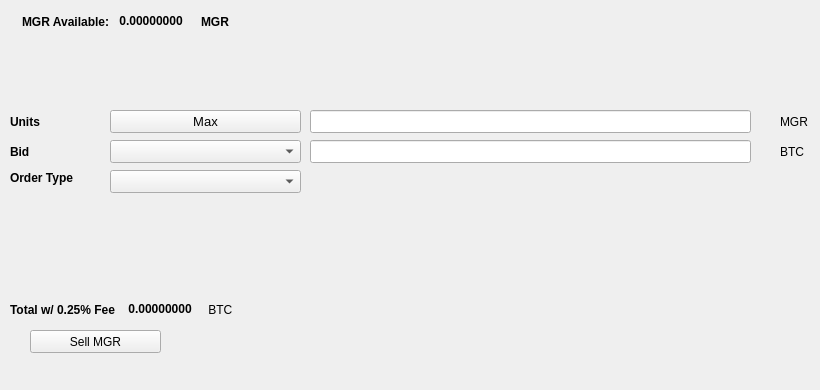
   <widget class="QWidget" name="SellTab">
    <attribute name="title">
     <string>Sell</string>
    </attribute>
    <widget class="QLabel" name="label_16">
     <property name="geometry">
      <rect>
       <x>780</x>
       <y>140</y>
       <width>31</width>
       <height>23</height>
      </rect>
     </property>
     <property name="text">
      <string>BTC</string>
     </property>
    </widget>
    <widget class="QComboBox" name="SellBidcomboBox">
     <property name="geometry">
      <rect>
       <x>110</x>
       <y>140</y>
       <width>191</width>
       <height>23</height>
      </rect>
     </property>
     <property name="font">
      <font>
       <pointsize>10</pointsize>
      </font>
     </property>
    </widget>
    <widget class="QLabel" name="label_18">
     <property name="geometry">
      <rect>
       <x>10</x>
       <y>110</y>
       <width>46</width>
       <height>23</height>
      </rect>
     </property>
     <property name="font">
      <font>
       <weight>75</weight>
       <bold>true</bold>
      </font>
     </property>
     <property name="text">
      <string>Units</string>
     </property>
    </widget>
    <widget class="QPushButton" name="Sell_Max_Amount">
     <property name="geometry">
      <rect>
       <x>110</x>
       <y>110</y>
       <width>191</width>
       <height>23</height>
      </rect>
     </property>
     <property name="font">
      <font>
       <pointsize>10</pointsize>
      </font>
     </property>
     <property name="text">
      <string>Max</string>
     </property>
    </widget>
    <widget class="QLabel" name="label_20">
     <property name="geometry">
      <rect>
       <x>10</x>
       <y>170</y>
       <width>91</width>
       <height>16</height>
      </rect>
     </property>
     <property name="font">
      <font>
       <weight>75</weight>
       <bold>true</bold>
      </font>
     </property>
     <property name="text">
      <string>Order Type</string>
     </property>
    </widget>
    <widget class="QComboBox" name="SellOrdertypeCombo">
     <property name="geometry">
      <rect>
       <x>110</x>
       <y>170</y>
       <width>191</width>
       <height>23</height>
      </rect>
     </property>
     <property name="font">
      <font>
       <pointsize>10</pointsize>
      </font>
     </property>
    </widget>
    <widget class="QLabel" name="label_21">
     <property name="geometry">
      <rect>
       <x>10</x>
       <y>140</y>
       <width>46</width>
       <height>23</height>
      </rect>
     </property>
     <property name="font">
      <font>
       <weight>75</weight>
       <bold>true</bold>
      </font>
     </property>
     <property name="text">
      <string>Bid</string>
     </property>
    </widget>
    <widget class="QLabel" name="label_22">
     <property name="geometry">
      <rect>
       <x>780</x>
       <y>110</y>
       <width>31</width>
       <height>23</height>
      </rect>
     </property>
     <property name="text">
      <string>MGR</string>
     </property>
    </widget>
    <widget class="QLineEdit" name="UnitsInputMGR">
     <property name="geometry">
      <rect>
       <x>310</x>
       <y>110</y>
       <width>441</width>
       <height>23</height>
      </rect>
     </property>
     <property name="font">
      <font>
       <pointsize>9</pointsize>
       <weight>75</weight>
       <bold>true</bold>
      </font>
     </property>
    </widget>
    <widget class="QLineEdit" name="SellBidPriceEdit">
     <property name="geometry">
      <rect>
       <x>310</x>
       <y>140</y>
       <width>441</width>
       <height>23</height>
      </rect>
     </property>
     <property name="font">
      <font>
       <pointsize>9</pointsize>
       <weight>75</weight>
       <bold>true</bold>
      </font>
     </property>
    </widget>
    <widget class="QPushButton" name="SellMGRBTN">
     <property name="geometry">
      <rect>
       <x>30</x>
       <y>330</y>
       <width>131</width>
       <height>23</height>
      </rect>
     </property>
     <property name="text">
      <string>Sell MGR</string>
     </property>
     <property name="icon">
      <iconset resource="../Monger">
       <normaloff>:/icons/bitcoin</normaloff>:/icons/bitcoin</iconset>
     </property>
    </widget>
    <widget class="QWidget" name="layoutWidget3">
     <property name="geometry">
      <rect>
       <x>22</x>
       <y>12</y>
       <width>258</width>
       <height>19</height>
      </rect>
     </property>
     <layout class="QHBoxLayout" name="horizontalLayout">
      <item>
       <widget class="QLabel" name="label232_2">
        <property name="font">
         <font>
          <weight>75</weight>
          <bold>true</bold>
         </font>
        </property>
        <property name="text">
         <string>MGR Available:</string>
        </property>
       </widget>
      </item>
      <item>
       <widget class="QLabel" name="MGRAvailableLabel">
        <property name="palette">
         <palette>
          <active>
           <colorrole role="WindowText">
            <brush brushstyle="SolidPattern">
             <color alpha="255">
              <red>0</red>
              <green>0</green>
              <blue>0</blue>
             </color>
            </brush>
           </colorrole>
           <colorrole role="Button">
            <brush brushstyle="SolidPattern">
             <color alpha="255">
              <red>0</red>
              <green>170</green>
              <blue>0</blue>
             </color>
            </brush>
           </colorrole>
           <colorrole role="Light">
            <brush brushstyle="SolidPattern">
             <color alpha="255">
              <red>0</red>
              <green>255</green>
              <blue>0</blue>
             </color>
            </brush>
           </colorrole>
           <colorrole role="Midlight">
            <brush brushstyle="SolidPattern">
             <color alpha="255">
              <red>0</red>
              <green>212</green>
              <blue>0</blue>
             </color>
            </brush>
           </colorrole>
           <colorrole role="Dark">
            <brush brushstyle="SolidPattern">
             <color alpha="255">
              <red>0</red>
              <green>85</green>
              <blue>0</blue>
             </color>
            </brush>
           </colorrole>
           <colorrole role="Mid">
            <brush brushstyle="SolidPattern">
             <color alpha="255">
              <red>0</red>
              <green>113</green>
              <blue>0</blue>
             </color>
            </brush>
           </colorrole>
           <colorrole role="Text">
            <brush brushstyle="SolidPattern">
             <color alpha="255">
              <red>0</red>
              <green>170</green>
              <blue>0</blue>
             </color>
            </brush>
           </colorrole>
           <colorrole role="BrightText">
            <brush brushstyle="SolidPattern">
             <color alpha="255">
              <red>255</red>
              <green>255</green>
              <blue>255</blue>
             </color>
            </brush>
           </colorrole>
           <colorrole role="ButtonText">
            <brush brushstyle="SolidPattern">
             <color alpha="255">
              <red>0</red>
              <green>0</green>
              <blue>0</blue>
             </color>
            </brush>
           </colorrole>
           <colorrole role="Base">
            <brush brushstyle="SolidPattern">
             <color alpha="255">
              <red>255</red>
              <green>255</green>
              <blue>255</blue>
             </color>
            </brush>
           </colorrole>
           <colorrole role="Window">
            <brush brushstyle="SolidPattern">
             <color alpha="255">
              <red>0</red>
              <green>170</green>
              <blue>0</blue>
             </color>
            </brush>
           </colorrole>
           <colorrole role="Shadow">
            <brush brushstyle="SolidPattern">
             <color alpha="255">
              <red>0</red>
              <green>0</green>
              <blue>0</blue>
             </color>
            </brush>
           </colorrole>
           <colorrole role="AlternateBase">
            <brush brushstyle="SolidPattern">
             <color alpha="255">
              <red>127</red>
              <green>212</green>
              <blue>127</blue>
             </color>
            </brush>
           </colorrole>
           <colorrole role="ToolTipBase">
            <brush brushstyle="SolidPattern">
             <color alpha="255">
              <red>255</red>
              <green>255</green>
              <blue>220</blue>
             </color>
            </brush>
           </colorrole>
           <colorrole role="ToolTipText">
            <brush brushstyle="SolidPattern">
             <color alpha="255">
              <red>0</red>
              <green>0</green>
              <blue>0</blue>
             </color>
            </brush>
           </colorrole>
          </active>
          <inactive>
           <colorrole role="WindowText">
            <brush brushstyle="SolidPattern">
             <color alpha="255">
              <red>0</red>
              <green>0</green>
              <blue>0</blue>
             </color>
            </brush>
           </colorrole>
           <colorrole role="Button">
            <brush brushstyle="SolidPattern">
             <color alpha="255">
              <red>0</red>
              <green>170</green>
              <blue>0</blue>
             </color>
            </brush>
           </colorrole>
           <colorrole role="Light">
            <brush brushstyle="SolidPattern">
             <color alpha="255">
              <red>0</red>
              <green>255</green>
              <blue>0</blue>
             </color>
            </brush>
           </colorrole>
           <colorrole role="Midlight">
            <brush brushstyle="SolidPattern">
             <color alpha="255">
              <red>0</red>
              <green>212</green>
              <blue>0</blue>
             </color>
            </brush>
           </colorrole>
           <colorrole role="Dark">
            <brush brushstyle="SolidPattern">
             <color alpha="255">
              <red>0</red>
              <green>85</green>
              <blue>0</blue>
             </color>
            </brush>
           </colorrole>
           <colorrole role="Mid">
            <brush brushstyle="SolidPattern">
             <color alpha="255">
              <red>0</red>
              <green>113</green>
              <blue>0</blue>
             </color>
            </brush>
           </colorrole>
           <colorrole role="Text">
            <brush brushstyle="SolidPattern">
             <color alpha="255">
              <red>0</red>
              <green>170</green>
              <blue>0</blue>
             </color>
            </brush>
           </colorrole>
           <colorrole role="BrightText">
            <brush brushstyle="SolidPattern">
             <color alpha="255">
              <red>255</red>
              <green>255</green>
              <blue>255</blue>
             </color>
            </brush>
           </colorrole>
           <colorrole role="ButtonText">
            <brush brushstyle="SolidPattern">
             <color alpha="255">
              <red>0</red>
              <green>0</green>
              <blue>0</blue>
             </color>
            </brush>
           </colorrole>
           <colorrole role="Base">
            <brush brushstyle="SolidPattern">
             <color alpha="255">
              <red>255</red>
              <green>255</green>
              <blue>255</blue>
             </color>
            </brush>
           </colorrole>
           <colorrole role="Window">
            <brush brushstyle="SolidPattern">
             <color alpha="255">
              <red>0</red>
              <green>170</green>
              <blue>0</blue>
             </color>
            </brush>
           </colorrole>
           <colorrole role="Shadow">
            <brush brushstyle="SolidPattern">
             <color alpha="255">
              <red>0</red>
              <green>0</green>
              <blue>0</blue>
             </color>
            </brush>
           </colorrole>
           <colorrole role="AlternateBase">
            <brush brushstyle="SolidPattern">
             <color alpha="255">
              <red>127</red>
              <green>212</green>
              <blue>127</blue>
             </color>
            </brush>
           </colorrole>
           <colorrole role="ToolTipBase">
            <brush brushstyle="SolidPattern">
             <color alpha="255">
              <red>255</red>
              <green>255</green>
              <blue>220</blue>
             </color>
            </brush>
           </colorrole>
           <colorrole role="ToolTipText">
            <brush brushstyle="SolidPattern">
             <color alpha="255">
              <red>0</red>
              <green>0</green>
              <blue>0</blue>
             </color>
            </brush>
           </colorrole>
          </inactive>
          <disabled>
           <colorrole role="WindowText">
            <brush brushstyle="SolidPattern">
             <color alpha="255">
              <red>0</red>
              <green>85</green>
              <blue>0</blue>
             </color>
            </brush>
           </colorrole>
           <colorrole role="Button">
            <brush brushstyle="SolidPattern">
             <color alpha="255">
              <red>0</red>
              <green>170</green>
              <blue>0</blue>
             </color>
            </brush>
           </colorrole>
           <colorrole role="Light">
            <brush brushstyle="SolidPattern">
             <color alpha="255">
              <red>0</red>
              <green>255</green>
              <blue>0</blue>
             </color>
            </brush>
           </colorrole>
           <colorrole role="Midlight">
            <brush brushstyle="SolidPattern">
             <color alpha="255">
              <red>0</red>
              <green>212</green>
              <blue>0</blue>
             </color>
            </brush>
           </colorrole>
           <colorrole role="Dark">
            <brush brushstyle="SolidPattern">
             <color alpha="255">
              <red>0</red>
              <green>85</green>
              <blue>0</blue>
             </color>
            </brush>
           </colorrole>
           <colorrole role="Mid">
            <brush brushstyle="SolidPattern">
             <color alpha="255">
              <red>0</red>
              <green>113</green>
              <blue>0</blue>
             </color>
            </brush>
           </colorrole>
           <colorrole role="Text">
            <brush brushstyle="SolidPattern">
             <color alpha="255">
              <red>0</red>
              <green>85</green>
              <blue>0</blue>
             </color>
            </brush>
           </colorrole>
           <colorrole role="BrightText">
            <brush brushstyle="SolidPattern">
             <color alpha="255">
              <red>255</red>
              <green>255</green>
              <blue>255</blue>
             </color>
            </brush>
           </colorrole>
           <colorrole role="ButtonText">
            <brush brushstyle="SolidPattern">
             <color alpha="255">
              <red>0</red>
              <green>85</green>
              <blue>0</blue>
             </color>
            </brush>
           </colorrole>
           <colorrole role="Base">
            <brush brushstyle="SolidPattern">
             <color alpha="255">
              <red>0</red>
              <green>170</green>
              <blue>0</blue>
             </color>
            </brush>
           </colorrole>
           <colorrole role="Window">
            <brush brushstyle="SolidPattern">
             <color alpha="255">
              <red>0</red>
              <green>170</green>
              <blue>0</blue>
             </color>
            </brush>
           </colorrole>
           <colorrole role="Shadow">
            <brush brushstyle="SolidPattern">
             <color alpha="255">
              <red>0</red>
              <green>0</green>
              <blue>0</blue>
             </color>
            </brush>
           </colorrole>
           <colorrole role="AlternateBase">
            <brush brushstyle="SolidPattern">
             <color alpha="255">
              <red>0</red>
              <green>170</green>
              <blue>0</blue>
             </color>
            </brush>
           </colorrole>
           <colorrole role="ToolTipBase">
            <brush brushstyle="SolidPattern">
             <color alpha="255">
              <red>255</red>
              <green>255</green>
              <blue>220</blue>
             </color>
            </brush>
           </colorrole>
           <colorrole role="ToolTipText">
            <brush brushstyle="SolidPattern">
             <color alpha="255">
              <red>0</red>
              <green>0</green>
              <blue>0</blue>
             </color>
            </brush>
           </colorrole>
          </disabled>
         </palette>
        </property>
        <property name="font">
         <font>
          <weight>75</weight>
          <bold>true</bold>
         </font>
        </property>
        <property name="text">
         <string> 0.00000000 </string>
        </property>
        <property name="textInteractionFlags">
         <set>Qt::LinksAccessibleByMouse|Qt::TextSelectableByKeyboard|Qt::TextSelectableByMouse</set>
        </property>
       </widget>
      </item>
      <item>
       <widget class="QLabel" name="labelMGR">
        <property name="font">
         <font>
          <weight>75</weight>
          <bold>true</bold>
         </font>
        </property>
        <property name="text">
         <string>MGR</string>
        </property>
       </widget>
      </item>
     </layout>
    </widget>
    <widget class="QWidget" name="layoutWidget">
     <property name="geometry">
      <rect>
       <x>10</x>
       <y>300</y>
       <width>268</width>
       <height>19</height>
      </rect>
     </property>
     <layout class="QHBoxLayout" name="horizontalLayout_2">
      <item>
       <widget class="QLabel" name="label_19">
        <property name="font">
         <font>
          <weight>75</weight>
          <bold>true</bold>
         </font>
        </property>
        <property name="text">
         <string>Total w/ 0.25% Fee </string>
        </property>
       </widget>
      </item>
      <item>
       <widget class="QLabel" name="SellCostLabel">
        <property name="palette">
         <palette>
          <active>
           <colorrole role="WindowText">
            <brush brushstyle="SolidPattern">
             <color alpha="255">
              <red>0</red>
              <green>0</green>
              <blue>0</blue>
             </color>
            </brush>
           </colorrole>
           <colorrole role="Button">
            <brush brushstyle="SolidPattern">
             <color alpha="255">
              <red>0</red>
              <green>170</green>
              <blue>0</blue>
             </color>
            </brush>
           </colorrole>
           <colorrole role="Light">
            <brush brushstyle="SolidPattern">
             <color alpha="255">
              <red>0</red>
              <green>255</green>
              <blue>0</blue>
             </color>
            </brush>
           </colorrole>
           <colorrole role="Midlight">
            <brush brushstyle="SolidPattern">
             <color alpha="255">
              <red>0</red>
              <green>212</green>
              <blue>0</blue>
             </color>
            </brush>
           </colorrole>
           <colorrole role="Dark">
            <brush brushstyle="SolidPattern">
             <color alpha="255">
              <red>0</red>
              <green>85</green>
              <blue>0</blue>
             </color>
            </brush>
           </colorrole>
           <colorrole role="Mid">
            <brush brushstyle="SolidPattern">
             <color alpha="255">
              <red>0</red>
              <green>113</green>
              <blue>0</blue>
             </color>
            </brush>
           </colorrole>
           <colorrole role="Text">
            <brush brushstyle="SolidPattern">
             <color alpha="255">
              <red>0</red>
              <green>170</green>
              <blue>0</blue>
             </color>
            </brush>
           </colorrole>
           <colorrole role="BrightText">
            <brush brushstyle="SolidPattern">
             <color alpha="255">
              <red>255</red>
              <green>255</green>
              <blue>255</blue>
             </color>
            </brush>
           </colorrole>
           <colorrole role="ButtonText">
            <brush brushstyle="SolidPattern">
             <color alpha="255">
              <red>0</red>
              <green>0</green>
              <blue>0</blue>
             </color>
            </brush>
           </colorrole>
           <colorrole role="Base">
            <brush brushstyle="SolidPattern">
             <color alpha="255">
              <red>255</red>
              <green>255</green>
              <blue>255</blue>
             </color>
            </brush>
           </colorrole>
           <colorrole role="Window">
            <brush brushstyle="SolidPattern">
             <color alpha="255">
              <red>0</red>
              <green>170</green>
              <blue>0</blue>
             </color>
            </brush>
           </colorrole>
           <colorrole role="Shadow">
            <brush brushstyle="SolidPattern">
             <color alpha="255">
              <red>0</red>
              <green>0</green>
              <blue>0</blue>
             </color>
            </brush>
           </colorrole>
           <colorrole role="AlternateBase">
            <brush brushstyle="SolidPattern">
             <color alpha="255">
              <red>127</red>
              <green>212</green>
              <blue>127</blue>
             </color>
            </brush>
           </colorrole>
           <colorrole role="ToolTipBase">
            <brush brushstyle="SolidPattern">
             <color alpha="255">
              <red>255</red>
              <green>255</green>
              <blue>220</blue>
             </color>
            </brush>
           </colorrole>
           <colorrole role="ToolTipText">
            <brush brushstyle="SolidPattern">
             <color alpha="255">
              <red>0</red>
              <green>0</green>
              <blue>0</blue>
             </color>
            </brush>
           </colorrole>
          </active>
          <inactive>
           <colorrole role="WindowText">
            <brush brushstyle="SolidPattern">
             <color alpha="255">
              <red>0</red>
              <green>0</green>
              <blue>0</blue>
             </color>
            </brush>
           </colorrole>
           <colorrole role="Button">
            <brush brushstyle="SolidPattern">
             <color alpha="255">
              <red>0</red>
              <green>170</green>
              <blue>0</blue>
             </color>
            </brush>
           </colorrole>
           <colorrole role="Light">
            <brush brushstyle="SolidPattern">
             <color alpha="255">
              <red>0</red>
              <green>255</green>
              <blue>0</blue>
             </color>
            </brush>
           </colorrole>
           <colorrole role="Midlight">
            <brush brushstyle="SolidPattern">
             <color alpha="255">
              <red>0</red>
              <green>212</green>
              <blue>0</blue>
             </color>
            </brush>
           </colorrole>
           <colorrole role="Dark">
            <brush brushstyle="SolidPattern">
             <color alpha="255">
              <red>0</red>
              <green>85</green>
              <blue>0</blue>
             </color>
            </brush>
           </colorrole>
           <colorrole role="Mid">
            <brush brushstyle="SolidPattern">
             <color alpha="255">
              <red>0</red>
              <green>113</green>
              <blue>0</blue>
             </color>
            </brush>
           </colorrole>
           <colorrole role="Text">
            <brush brushstyle="SolidPattern">
             <color alpha="255">
              <red>0</red>
              <green>170</green>
              <blue>0</blue>
             </color>
            </brush>
           </colorrole>
           <colorrole role="BrightText">
            <brush brushstyle="SolidPattern">
             <color alpha="255">
              <red>255</red>
              <green>255</green>
              <blue>255</blue>
             </color>
            </brush>
           </colorrole>
           <colorrole role="ButtonText">
            <brush brushstyle="SolidPattern">
             <color alpha="255">
              <red>0</red>
              <green>0</green>
              <blue>0</blue>
             </color>
            </brush>
           </colorrole>
           <colorrole role="Base">
            <brush brushstyle="SolidPattern">
             <color alpha="255">
              <red>255</red>
              <green>255</green>
              <blue>255</blue>
             </color>
            </brush>
           </colorrole>
           <colorrole role="Window">
            <brush brushstyle="SolidPattern">
             <color alpha="255">
              <red>0</red>
              <green>170</green>
              <blue>0</blue>
             </color>
            </brush>
           </colorrole>
           <colorrole role="Shadow">
            <brush brushstyle="SolidPattern">
             <color alpha="255">
              <red>0</red>
              <green>0</green>
              <blue>0</blue>
             </color>
            </brush>
           </colorrole>
           <colorrole role="AlternateBase">
            <brush brushstyle="SolidPattern">
             <color alpha="255">
              <red>127</red>
              <green>212</green>
              <blue>127</blue>
             </color>
            </brush>
           </colorrole>
           <colorrole role="ToolTipBase">
            <brush brushstyle="SolidPattern">
             <color alpha="255">
              <red>255</red>
              <green>255</green>
              <blue>220</blue>
             </color>
            </brush>
           </colorrole>
           <colorrole role="ToolTipText">
            <brush brushstyle="SolidPattern">
             <color alpha="255">
              <red>0</red>
              <green>0</green>
              <blue>0</blue>
             </color>
            </brush>
           </colorrole>
          </inactive>
          <disabled>
           <colorrole role="WindowText">
            <brush brushstyle="SolidPattern">
             <color alpha="255">
              <red>0</red>
              <green>85</green>
              <blue>0</blue>
             </color>
            </brush>
           </colorrole>
           <colorrole role="Button">
            <brush brushstyle="SolidPattern">
             <color alpha="255">
              <red>0</red>
              <green>170</green>
              <blue>0</blue>
             </color>
            </brush>
           </colorrole>
           <colorrole role="Light">
            <brush brushstyle="SolidPattern">
             <color alpha="255">
              <red>0</red>
              <green>255</green>
              <blue>0</blue>
             </color>
            </brush>
           </colorrole>
           <colorrole role="Midlight">
            <brush brushstyle="SolidPattern">
             <color alpha="255">
              <red>0</red>
              <green>212</green>
              <blue>0</blue>
             </color>
            </brush>
           </colorrole>
           <colorrole role="Dark">
            <brush brushstyle="SolidPattern">
             <color alpha="255">
              <red>0</red>
              <green>85</green>
              <blue>0</blue>
             </color>
            </brush>
           </colorrole>
           <colorrole role="Mid">
            <brush brushstyle="SolidPattern">
             <color alpha="255">
              <red>0</red>
              <green>113</green>
              <blue>0</blue>
             </color>
            </brush>
           </colorrole>
           <colorrole role="Text">
            <brush brushstyle="SolidPattern">
             <color alpha="255">
              <red>0</red>
              <green>85</green>
              <blue>0</blue>
             </color>
            </brush>
           </colorrole>
           <colorrole role="BrightText">
            <brush brushstyle="SolidPattern">
             <color alpha="255">
              <red>255</red>
              <green>255</green>
              <blue>255</blue>
             </color>
            </brush>
           </colorrole>
           <colorrole role="ButtonText">
            <brush brushstyle="SolidPattern">
             <color alpha="255">
              <red>0</red>
              <green>85</green>
              <blue>0</blue>
             </color>
            </brush>
           </colorrole>
           <colorrole role="Base">
            <brush brushstyle="SolidPattern">
             <color alpha="255">
              <red>0</red>
              <green>170</green>
              <blue>0</blue>
             </color>
            </brush>
           </colorrole>
           <colorrole role="Window">
            <brush brushstyle="SolidPattern">
             <color alpha="255">
              <red>0</red>
              <green>170</green>
              <blue>0</blue>
             </color>
            </brush>
           </colorrole>
           <colorrole role="Shadow">
            <brush brushstyle="SolidPattern">
             <color alpha="255">
              <red>0</red>
              <green>0</green>
              <blue>0</blue>
             </color>
            </brush>
           </colorrole>
           <colorrole role="AlternateBase">
            <brush brushstyle="SolidPattern">
             <color alpha="255">
              <red>0</red>
              <green>170</green>
              <blue>0</blue>
             </color>
            </brush>
           </colorrole>
           <colorrole role="ToolTipBase">
            <brush brushstyle="SolidPattern">
             <color alpha="255">
              <red>255</red>
              <green>255</green>
              <blue>220</blue>
             </color>
            </brush>
           </colorrole>
           <colorrole role="ToolTipText">
            <brush brushstyle="SolidPattern">
             <color alpha="255">
              <red>0</red>
              <green>0</green>
              <blue>0</blue>
             </color>
            </brush>
           </colorrole>
          </disabled>
         </palette>
        </property>
        <property name="font">
         <font>
          <weight>75</weight>
          <bold>true</bold>
         </font>
        </property>
        <property name="autoFillBackground">
         <bool>false</bool>
        </property>
        <property name="text">
         <string> 0.00000000</string>
        </property>
        <property name="textInteractionFlags">
         <set>Qt::LinksAccessibleByMouse|Qt::TextSelectableByMouse</set>
        </property>
       </widget>
      </item>
      <item>
       <widget class="QLabel" name="label_17">
        <property name="font">
         <font>
          <weight>50</weight>
          <bold>false</bold>
         </font>
        </property>
        <property name="text">
         <string> BTC</string>
        </property>
       </widget>
      </item>
     </layout>
    </widget>
    <widget class="QLabel" name="label_23">
     <property name="geometry">
      <rect>
       <x>460</x>
       <y>300</y>
       <width>281</width>
       <height>81</height>
      </rect>
     </property>
     <property name="text">
      <string/>
     </property>
     <property name="pixmap">
      <pixmap>:/images/bittrex</pixmap>
     </property>
    </widget>
   </widget>
